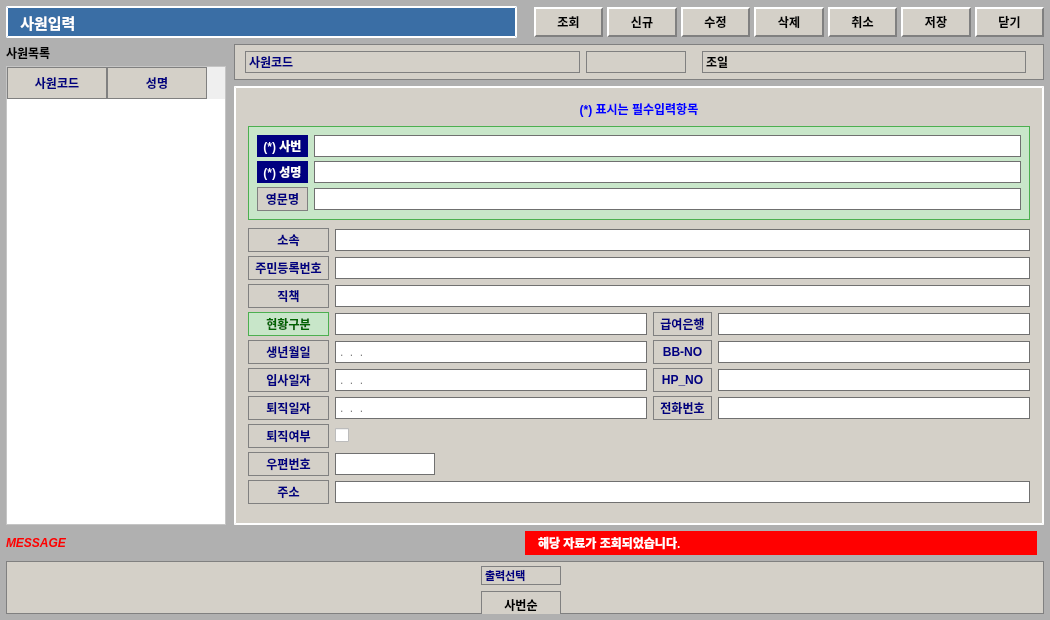
<?xml version="1.0" encoding="UTF-8"?>
<ui version="4.0">
 <class>EmployeeInputDialog</class>
 <widget class="QDialog" name="EmployeeInputDialog">
  <property name="geometry">
   <rect>
    <x>0</x>
    <y>0</y>
    <width>1050</width>
    <height>620</height>
   </rect>
  </property>
  <property name="windowTitle">
   <string>사원입력</string>
  </property>
  <property name="styleSheet">
   <string notr="true">
    QDialog#EmployeeInputDialog {
        background-color: #B0B0B0;
    }
    QLabel {
        font-family: "Gulim", "Dotum", "Malgun Gothic";
        font-size: 12px;
    }
    QPushButton {
        background-color: #D4D0C8;
        border-top: 2px solid #FFFFFF;
        border-left: 2px solid #FFFFFF;
        border-right: 2px solid #808080;
        border-bottom: 2px solid #808080;
        font-family: "Gulim", "Dotum";
        font-size: 12px;
        font-weight: bold;
        min-height: 22px;
        padding: 2px 8px;
    }
    QPushButton:pressed {
        border-top: 2px solid #808080;
        border-left: 2px solid #808080;
        border-right: 2px solid #FFFFFF;
        border-bottom: 2px solid #FFFFFF;
    }
    QLineEdit {
        background-color: #FFFFFF;
        border: 1px solid #707070;
        font-family: "Gulim", "Dotum";
        font-size: 12px;
        padding: 2px;
    }
    QTableWidget {
        background-color: #FFFFFF;
        gridline-color: #C0C0C0;
        font-family: "Gulim", "Dotum";
        font-size: 12px;
    }
    QHeaderView::section {
        background-color: #D4D0C8;
        color: #000080;
        font-weight: bold;
        border: 1px solid #808080;
        padding: 4px;
    }
    QFrame#frame_details {
        background-color: #D4D0C8;
        border: 2px inset #FFFFFF;
    }
    QFrame#frame_required {
        background-color: #C8E6C9;
        border: 1px solid #4CAF50;
    }
   </string>
  </property>
  <layout class="QVBoxLayout" name="mainLayout">
   <property name="spacing"><number>6</number></property>
   <property name="leftMargin"><number>6</number></property>
   <property name="topMargin"><number>6</number></property>
   <property name="rightMargin"><number>6</number></property>
   <property name="bottomMargin"><number>6</number></property>

   <!-- 1. 최상단 타이틀 & 툴바 영역 -->
   <item>
    <layout class="QHBoxLayout" name="lay_top_header">
     <property name="spacing"><number>10</number></property>
     <item>
      <widget class="QLabel" name="lbl_title">
       <property name="minimumSize"><size><width>280</width><height>32</height></size></property>
       <property name="styleSheet">
        <string notr="true">background-color: #3A6EA5; color: #FFFFFF; font-size: 15px; font-weight: bold; border: 2px inset #FFFFFF;</string>
       </property>
       <property name="text">
        <string>  사원입력</string>
       </property>
       <property name="alignment"><set>Qt::AlignVCenter|Qt::AlignLeft</set></property>
      </widget>
     </item>
     <item>
      <spacer name="sp_header">
       <property name="orientation"><enum>Qt::Horizontal</enum></property>
      </spacer>
     </item>
     <!-- 상단 액션 버튼 그룹 -->
     <item>
      <layout class="QHBoxLayout" name="lay_top_buttons">
       <property name="spacing"><number>4</number></property>
       <item><widget class="QPushButton" name="btn_search"><property name="text"><string>조회</string></property></widget></item>
       <item><widget class="QPushButton" name="btn_new"><property name="text"><string>신규</string></property></widget></item>
       <item><widget class="QPushButton" name="btn_edit"><property name="text"><string>수정</string></property></widget></item>
       <item><widget class="QPushButton" name="btn_delete"><property name="text"><string>삭제</string></property></widget></item>
       <item><widget class="QPushButton" name="btn_cancel"><property name="text"><string>취소</string></property></widget></item>
       <item><widget class="QPushButton" name="btn_save"><property name="text"><string>저장</string></property></widget></item>
       <item><widget class="QPushButton" name="btn_close"><property name="text"><string>닫기</string></property></widget></item>
      </layout>
     </item>
    </layout>
   </item>

   <!-- 2. 메인 콘텐츠 (좌측 사원목록 + 우측 상세 입력폼) -->
   <item>
    <layout class="QHBoxLayout" name="lay_body">
     <property name="spacing"><number>8</number></property>

     <!-- 좌측: 사원 목록 테이블 -->
     <item>
      <layout class="QVBoxLayout" name="lay_left_list">
       <property name="spacing"><number>4</number></property>
       <item>
        <widget class="QLabel" name="lbl_list_title">
         <property name="text"><string>사원목록</string></property>
         <property name="styleSheet"><string notr="true">font-weight: bold; color: #000000;</string></property>
        </widget>
       </item>
       <item>
        <widget class="QTableWidget" name="tbl_employee_list">
         <property name="maximumSize"><size><width>220</width><height>16777215</height></size></property>
         <column><property name="text"><string>사원코드</string></property></column>
         <column><property name="text"><string>성명</string></property></column>
        </widget>
       </item>
      </layout>
     </item>

     <!-- 우측: 상세 정보 입력 영역 -->
     <item>
      <layout class="QVBoxLayout" name="lay_right_details">
       <property name="spacing"><number>6</number></property>

       <!-- 헤더 표시 영역: 사원코드 및 성명 -->
       <item>
        <widget class="QFrame" name="frame_top_info">
         <property name="styleSheet"><string notr="true">background-color: #D4D0C8; border: 1px solid #808080;</string></property>
         <layout class="QHBoxLayout" name="lay_code_display">
          <property name="leftMargin"><number>10</number></property>
          <property name="topMargin"><number>6</number></property>
          <property name="rightMargin"><number>10</number></property>
          <property name="bottomMargin"><number>6</number></property>
          <item>
           <widget class="QLabel" name="lbl_head_code">
            <property name="text"><string>사원코드</string></property>
            <property name="styleSheet"><string notr="true">color: #000080; font-weight: bold;</string></property>
           </widget>
          </item>
          <item>
           <widget class="QLineEdit" name="txt_head_emp_code">
            <property name="maximumSize"><size><width>100</width><height>16777215</height></size></property>
            <property name="readOnly"><bool>true</bool></property>
           </widget>
          </item>
          <item>
           <widget class="QLabel" name="lbl_head_name">
            <property name="styleSheet"><string notr="true">font-weight: bold; margin-left: 10px;</string></property>
            <property name="text"><string>조일</string></property>
           </widget>
          </item>
          <item><spacer name="sp_head_code"><property name="orientation"><enum>Qt::Horizontal</enum></property></spacer></item>
         </layout>
        </widget>
       </item>

       <!-- 상세 입력 폼 프레임 -->
       <item>
        <widget class="QFrame" name="frame_details">
         <layout class="QVBoxLayout" name="lay_form_container">
          <property name="spacing"><number>8</number></property>
          <property name="leftMargin"><number>12</number></property>
          <property name="topMargin"><number>12</number></property>
          <property name="rightMargin"><number>12</number></property>
          <property name="bottomMargin"><number>12</number></property>

          <item>
           <widget class="QLabel" name="lbl_notice">
            <property name="text"><string>(*) 표시는 필수입력항목</string></property>
            <property name="styleSheet"><string notr="true">color: #0000FF; font-weight: bold;</string></property>
            <property name="alignment"><set>Qt::AlignCenter</set></property>
           </widget>
          </item>

          <!-- 필수 입력 박스 (사번/성명/영문명) -->
          <item>
           <widget class="QFrame" name="frame_required">
            <layout class="QGridLayout" name="grid_required">
             <property name="leftMargin"><number>8</number></property>
             <property name="topMargin"><number>8</number></property>
             <property name="rightMargin"><number>8</number></property>
             <property name="bottomMargin"><number>8</number></property>
             <property name="horizontalSpacing"><number>6</number></property>
             <property name="verticalSpacing"><number>4</number></property>

             <!-- (*) 사번 -->
             <item row="0" column="0">
              <widget class="QLabel" name="lbl_req_emp_no">
               <property name="text"><string>(*) 사번</string></property>
               <property name="styleSheet"><string notr="true">background-color: #000080; color: #FFFFFF; font-weight: bold; padding: 2px 6px;</string></property>
               <property name="alignment"><set>Qt::AlignCenter</set></property>
              </widget>
             </item>
             <item row="0" column="1">
              <widget class="QLineEdit" name="txt_emp_no"/>
             </item>

             <!-- (*) 성명 -->
             <item row="1" column="0">
              <widget class="QLabel" name="lbl_req_name">
               <property name="text"><string>(*) 성명</string></property>
               <property name="styleSheet"><string notr="true">background-color: #000080; color: #FFFFFF; font-weight: bold; padding: 2px 6px;</string></property>
               <property name="alignment"><set>Qt::AlignCenter</set></property>
              </widget>
             </item>
             <item row="1" column="1">
              <widget class="QLineEdit" name="txt_emp_name"/>
             </item>

             <!-- 영문명 -->
             <item row="2" column="0">
              <widget class="QLabel" name="lbl_eng_name">
               <property name="text"><string>영문명</string></property>
               <property name="styleSheet"><string notr="true">background-color: #D4D0C8; color: #000080; font-weight: bold; border: 1px solid #808080; padding: 2px 6px;</string></property>
               <property name="alignment"><set>Qt::AlignCenter</set></property>
              </widget>
             </item>
             <item row="2" column="1">
              <widget class="QLineEdit" name="txt_eng_name"/>
             </item>
            </layout>
           </widget>
          </item>

          <!-- 일반 정보 그리드 -->
          <item>
           <layout class="QGridLayout" name="grid_general_info">
            <property name="horizontalSpacing"><number>6</number></property>
            <property name="verticalSpacing"><number>4</number></property>

            <!-- 소속 -->
            <item row="0" column="0">
             <widget class="QLabel" name="lbl_dept">
              <property name="text"><string>소속</string></property>
              <property name="styleSheet"><string notr="true">background-color: #D4D0C8; color: #000080; font-weight: bold; border: 1px solid #808080; padding: 2px 6px;</string></property>
              <property name="alignment"><set>Qt::AlignCenter</set></property>
             </widget>
            </item>
            <item row="0" column="1" colspan="3">
             <widget class="QLineEdit" name="txt_dept"/>
            </item>

            <!-- 주민등록번호 -->
            <item row="1" column="0">
             <widget class="QLabel" name="lbl_ssn">
              <property name="text"><string>주민등록번호</string></property>
              <property name="styleSheet"><string notr="true">background-color: #D4D0C8; color: #000080; font-weight: bold; border: 1px solid #808080; padding: 2px 6px;</string></property>
              <property name="alignment"><set>Qt::AlignCenter</set></property>
             </widget>
            </item>
            <item row="1" column="1" colspan="3">
             <widget class="QLineEdit" name="txt_ssn"/>
            </item>

            <!-- 직책 -->
            <item row="2" column="0">
             <widget class="QLabel" name="lbl_position">
              <property name="text"><string>직책</string></property>
              <property name="styleSheet"><string notr="true">background-color: #D4D0C8; color: #000080; font-weight: bold; border: 1px solid #808080; padding: 2px 6px;</string></property>
              <property name="alignment"><set>Qt::AlignCenter</set></property>
             </widget>
            </item>
            <item row="2" column="1" colspan="3">
             <widget class="QLineEdit" name="txt_position"/>
            </item>

            <!-- 현황구분 & 급여은행 -->
            <item row="3" column="0">
             <widget class="QLabel" name="lbl_status_type">
              <property name="text"><string>현황구분</string></property>
              <property name="styleSheet"><string notr="true">background-color: #C8E6C9; color: #006400; font-weight: bold; border: 1px solid #4CAF50; padding: 2px 6px;</string></property>
              <property name="alignment"><set>Qt::AlignCenter</set></property>
             </widget>
            </item>
            <item row="3" column="1">
             <widget class="QLineEdit" name="txt_status_type"/>
            </item>
            <item row="3" column="2">
             <widget class="QLabel" name="lbl_bank">
              <property name="text"><string>급여은행</string></property>
              <property name="styleSheet"><string notr="true">background-color: #D4D0C8; color: #000080; font-weight: bold; border: 1px solid #808080; padding: 2px 6px;</string></property>
              <property name="alignment"><set>Qt::AlignCenter</set></property>
             </widget>
            </item>
            <item row="3" column="3">
             <widget class="QLineEdit" name="txt_bank"/>
            </item>

            <!-- 생년월일 & BB-NO -->
            <item row="4" column="0">
             <widget class="QLabel" name="lbl_birth">
              <property name="text"><string>생년월일</string></property>
              <property name="styleSheet"><string notr="true">background-color: #D4D0C8; color: #000080; font-weight: bold; border: 1px solid #808080; padding: 2px 6px;</string></property>
              <property name="alignment"><set>Qt::AlignCenter</set></property>
             </widget>
            </item>
            <item row="4" column="1">
             <widget class="QLineEdit" name="txt_birth_date"><property name="placeholderText"><string>.  .  .</string></property></widget>
            </item>
            <item row="4" column="2">
             <widget class="QLabel" name="lbl_bb_no">
              <property name="text"><string>BB-NO</string></property>
              <property name="styleSheet"><string notr="true">background-color: #D4D0C8; color: #000080; font-weight: bold; border: 1px solid #808080; padding: 2px 6px;</string></property>
              <property name="alignment"><set>Qt::AlignCenter</set></property>
             </widget>
            </item>
            <item row="4" column="3">
             <widget class="QLineEdit" name="txt_bb_no"/>
            </item>

            <!-- 입사일자 & HP_NO -->
            <item row="5" column="0">
             <widget class="QLabel" name="lbl_join_date">
              <property name="text"><string>입사일자</string></property>
              <property name="styleSheet"><string notr="true">background-color: #D4D0C8; color: #000080; font-weight: bold; border: 1px solid #808080; padding: 2px 6px;</string></property>
              <property name="alignment"><set>Qt::AlignCenter</set></property>
             </widget>
            </item>
            <item row="5" column="1">
             <widget class="QLineEdit" name="txt_join_date"><property name="placeholderText"><string>.  .  .</string></property></widget>
            </item>
            <item row="5" column="2">
             <widget class="QLabel" name="lbl_hp_no">
              <property name="text"><string>HP_NO</string></property>
              <property name="styleSheet"><string notr="true">background-color: #D4D0C8; color: #000080; font-weight: bold; border: 1px solid #808080; padding: 2px 6px;</string></property>
              <property name="alignment"><set>Qt::AlignCenter</set></property>
             </widget>
            </item>
            <item row="5" column="3">
             <widget class="QLineEdit" name="txt_hp_no"/>
            </item>

            <!-- 퇴직일자 & 전화번호 -->
            <item row="6" column="0">
             <widget class="QLabel" name="lbl_retire_date">
              <property name="text"><string>퇴직일자</string></property>
              <property name="styleSheet"><string notr="true">background-color: #D4D0C8; color: #000080; font-weight: bold; border: 1px solid #808080; padding: 2px 6px;</string></property>
              <property name="alignment"><set>Qt::AlignCenter</set></property>
             </widget>
            </item>
            <item row="6" column="1">
             <widget class="QLineEdit" name="txt_retire_date"><property name="placeholderText"><string>.  .  .</string></property></widget>
            </item>
            <item row="6" column="2">
             <widget class="QLabel" name="lbl_tel_no">
              <property name="text"><string>전화번호</string></property>
              <property name="styleSheet"><string notr="true">background-color: #D4D0C8; color: #000080; font-weight: bold; border: 1px solid #808080; padding: 2px 6px;</string></property>
              <property name="alignment"><set>Qt::AlignCenter</set></property>
             </widget>
            </item>
            <item row="6" column="3">
             <widget class="QLineEdit" name="txt_tel_no"/>
            </item>

            <!-- 퇴직여부 -->
            <item row="7" column="0">
             <widget class="QLabel" name="lbl_is_retired">
              <property name="text"><string>퇴직여부</string></property>
              <property name="styleSheet"><string notr="true">background-color: #D4D0C8; color: #000080; font-weight: bold; border: 1px solid #808080; padding: 2px 6px;</string></property>
              <property name="alignment"><set>Qt::AlignCenter</set></property>
             </widget>
            </item>
            <item row="7" column="1">
             <widget class="QCheckBox" name="chk_is_retired"/>
            </item>

            <!-- 우편번호 -->
            <item row="8" column="0">
             <widget class="QLabel" name="lbl_zipcode">
              <property name="text"><string>우편번호</string></property>
              <property name="styleSheet"><string notr="true">background-color: #D4D0C8; color: #000080; font-weight: bold; border: 1px solid #808080; padding: 2px 6px;</string></property>
              <property name="alignment"><set>Qt::AlignCenter</set></property>
             </widget>
            </item>
            <item row="8" column="1">
             <widget class="QLineEdit" name="txt_zipcode">
              <property name="maximumSize"><size><width>100</width><height>16777215</height></size></property>
             </widget>
            </item>

            <!-- 주소 -->
            <item row="9" column="0">
             <widget class="QLabel" name="lbl_address">
              <property name="text"><string>주소</string></property>
              <property name="styleSheet"><string notr="true">background-color: #D4D0C8; color: #000080; font-weight: bold; border: 1px solid #808080; padding: 2px 6px;</string></property>
              <property name="alignment"><set>Qt::AlignCenter</set></property>
             </widget>
            </item>
            <item row="9" column="1" colspan="3">
             <widget class="QLineEdit" name="txt_address"/>
            </item>

           </layout>
          </item>

          <item><spacer name="sp_form_end"><property name="orientation"><enum>Qt::Vertical</enum></property></spacer></item>
         </layout>
        </widget>
       </item>

      </layout>
     </item>
    </layout>
   </item>

   <!-- 3. 하단 상태 메시지 바 -->
   <item>
    <layout class="QHBoxLayout" name="lay_status_bar">
     <property name="spacing"><number>6</number></property>
     <item>
      <widget class="QLabel" name="lbl_msg_tag">
       <property name="text"><string>MESSAGE</string></property>
       <property name="styleSheet"><string notr="true">color: #FF0000; font-weight: bold; font-style: italic;</string></property>
      </widget>
     </item>
     <item>
      <widget class="QLabel" name="lbl_status_msg">
       <property name="styleSheet"><string notr="true">background-color: #FF0000; color: #FFFFFF; font-weight: bold; padding: 3px 10px;</string></property>
       <property name="text"><string>해당 자료가 조회되었습니다.</string></property>
      </widget>
     </item>
     <item>
      <spacer name="sp_status">
       <property name="orientation"><enum>Qt::Horizontal</enum></property>
      </spacer>
     </item>
    </layout>
   </item>

   <!-- 4. 최하단 출력선택 옵션 영역 -->
   <item>
    <widget class="QFrame" name="frame_bottom_options">
     <property name="minimumSize"><size><width>0</width><height>45</height></size></property>
     <property name="styleSheet"><string notr="true">background-color: #D4D0C8; border: 1px solid #808080;</string></property>
     <layout class="QHBoxLayout" name="lay_print_opt">
      <property name="leftMargin"><number>10</number></property>
      <property name="topMargin"><number>4</number></property>
      <property name="rightMargin"><number>10</number></property>
      <property name="bottomMargin"><number>4</number></property>
      <item>
       <layout class="QVBoxLayout" name="lay_print_inner">
        <item>
         <widget class="QLabel" name="lbl_print_opt">
          <property name="text"><string>출력선택</string></property>
          <property name="styleSheet"><string notr="true">color: #000080; font-weight: bold; font-size: 11px;</string></property>
         </widget>
        </item>
        <item>
         <widget class="QPushButton" name="btn_sort_emp_no">
          <property name="maximumSize"><size><width>80</width><height>22</height></size></property>
          <property name="text"><string>사번순</string></property>
         </widget>
        </item>
       </layout>
      </item>
      <item><spacer name="sp_print_opt"><property name="orientation"><enum>Qt::Horizontal</enum></property></spacer></item>
     </layout>
    </widget>
   </item>

  </layout>
 </widget>
 <resources/>
 <connections/>
</ui>
